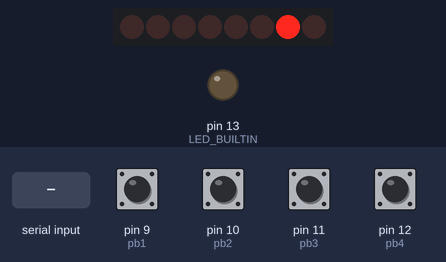
Recording of a sketch running on a simulated Arduino Uno, built with avr-gcc and run on an emulated ATmega328P. On the bench: 8 shift-register outputs drawn as a row of LEDs (first output left, lit = HIGH), output pins drawn as LEDs (lit = HIGH). Wiring (inferred from the names in the program): shift register (74HC595): data pin 6; shift clock pin 4; latch pin 5. Wiring (inferred from the signals the program sends): row of LEDs: on Q0, Q1, Q2, Q3, Q4, Q5, Q6, Q7. The inputs (shaded band) are chosen by the test bench; at power-on: pin 9 (pb1), pin 10 (pb2), pin 11 (pb3), pin 12 (pb4) HIGH. Pins used as bus, display or sensor lines are not drawn.

Above: at 1.2 s.
1.3 s: "1\n" received over the second serial link
At 2.1 s:
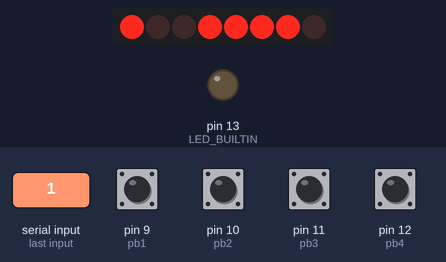
2.8 s: "2\n" received over the second serial link
At 4.0 s:
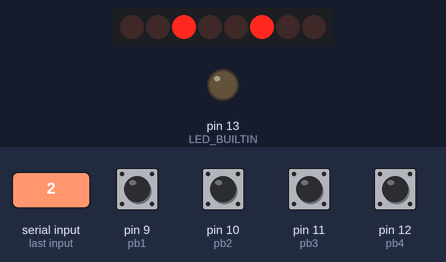
4.3 s: "3\n" received over the second serial link
At 5.4 s:
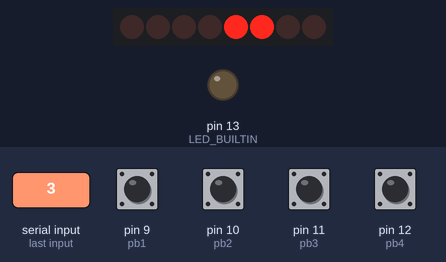
5.8 s: "4\n" received over the second serial link
At 6.3 s:
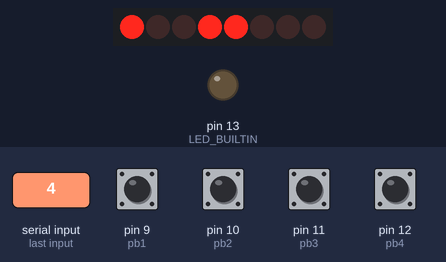
7.3 s: "5\n" received over the second serial link
At 8.4 s:
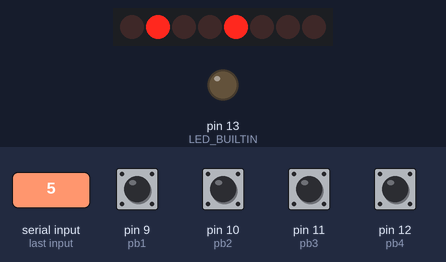
8.8 s: "0\n" received over the second serial link
At 9.6 s:
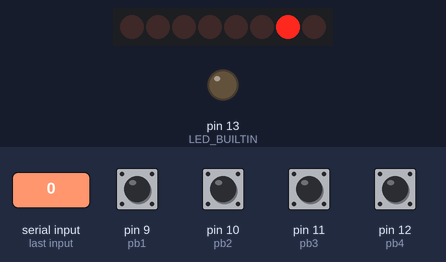
Timing chart, 0 to 11.3 s (numbered marks = the images above; inputs shaded):
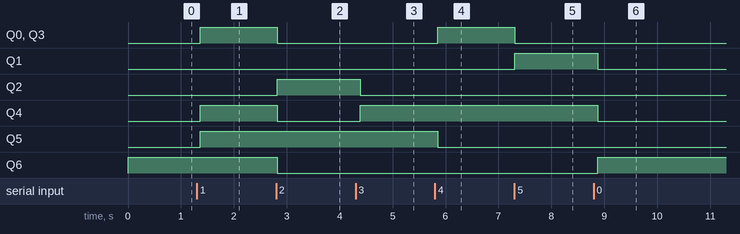

Measured:
- after the input at 1.3 s, Q0, Q3–5: LOW → HIGH after 0.06 s
- after the input at 2.8 s, Q0, Q3, Q4, Q6: HIGH → LOW at once; Q2: LOW → HIGH at once
- after the input at 4.3 s, Q2: HIGH → LOW after 0.09 s; Q4: LOW → HIGH after 0.09 s
- after the input at 5.8 s, Q0, Q3: LOW → HIGH after 0.05 s; Q5: HIGH → LOW after 0.05 s
- after the input at 7.3 s, Q0, Q3: HIGH → LOW at once; Q1: LOW → HIGH at once
- after the input at 8.8 s, Q1, Q4: HIGH → LOW after 0.08 s; Q6: LOW → HIGH after 0.08 s

The sketch:

Remote.ino
```cpp
#include <SoftwareSerial.h>
const int latchPin = 5; //pin 12 on the 595
const int dataPin = 6; //pin 14 on the 595
const int clockPin = 4; //pin 11 on the 595

const int pb1 = 9;
const int pb2 = 10;
const int pb3 = 11;
const int pb4 = 12;

String input = "";
int num = 0;
int op = 0;
SoftwareSerial HC12(2, 3);
void setup() {
  Serial.begin(9600);
  HC12.begin(9600);
  pinMode(LED_BUILTIN, OUTPUT);

  pinMode(pb1, INPUT_PULLUP);
  pinMode(pb2, INPUT_PULLUP);
  pinMode(pb3, INPUT_PULLUP);
  pinMode(pb4, INPUT_PULLUP);

  pinMode(latchPin, OUTPUT);
  pinMode(dataPin, OUTPUT);
  pinMode(clockPin, OUTPUT);

  showZero();
}

void loop() {
  if (HC12.available() > 0) {
    input = HC12.readStringUntil('\r\n');
    num = input.toInt();

    if(num == 0){
      showZero();
    }
    else if(num == 1){
      showOne();
    }
    else if(num == 2){
      showTwo();
    }
    else if(num == 3){
      showThree();
    }
    else if(num == 4){
      showFour();
    }
    else if(num == 5){
      showFive();
    }
  }
  if(!digitalRead(pb1) && digitalRead(pb2)){ //Left
    op = 30;
  }
  if(!digitalRead(pb2) && digitalRead(pb1)){ //Right
    op = 40;
  }
  if(!digitalRead(pb1) && !digitalRead(pb2)){ //Forward
    op = 20;
  }
  if(digitalRead(pb1) && digitalRead(pb2)){ //Stop
    op = 10;
  }
  if(!digitalRead(pb3) && digitalRead(pb4)){ //Load
    op = op + 2;
  }
  if(!digitalRead(pb4) && digitalRead(pb3)){ //Unload
    op = op + 3;
  }
  if(digitalRead(pb3) && digitalRead(pb4)){ //Idle
    op = op + 1;
  }
  HC12.println(op);
  delay(100);
}

void showZero(){
  digitalWrite(latchPin, LOW);
  shiftOut(dataPin, clockPin, MSBFIRST, 64);
  digitalWrite(latchPin, HIGH);
}

void showOne(){
  digitalWrite(latchPin, LOW);
  shiftOut(dataPin, clockPin, MSBFIRST, 121);
  digitalWrite(latchPin, HIGH);
}

void showTwo(){
  digitalWrite(latchPin, LOW);
  shiftOut(dataPin, clockPin, MSBFIRST, 36);
  digitalWrite(latchPin, HIGH);
}

void showThree(){
  digitalWrite(latchPin, LOW);
  shiftOut(dataPin, clockPin, MSBFIRST, 48);
  digitalWrite(latchPin, HIGH);
}

void showFour(){
  digitalWrite(latchPin, LOW);
  shiftOut(dataPin, clockPin, MSBFIRST, 25);
  digitalWrite(latchPin, HIGH);
}

void showFive(){
  digitalWrite(latchPin, LOW);
  shiftOut(dataPin, clockPin, MSBFIRST, 18);
  digitalWrite(latchPin, HIGH);
}
```
